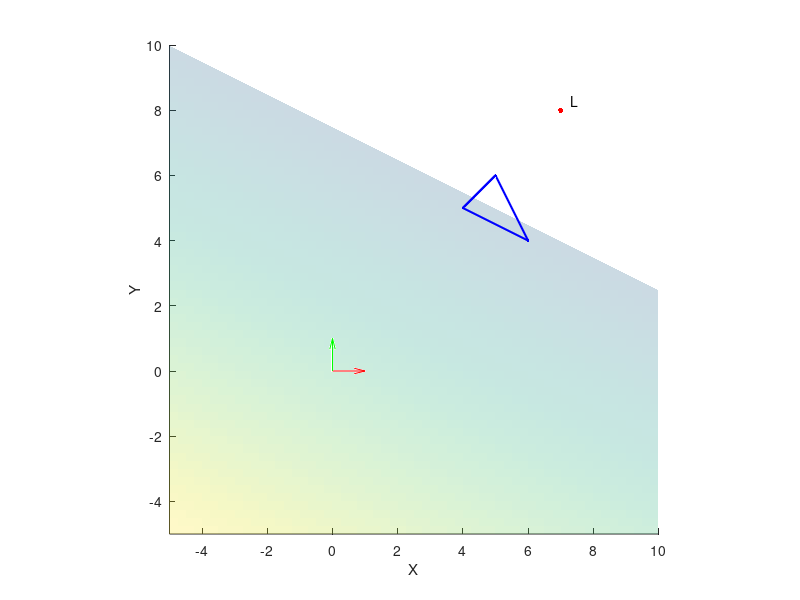

Source code (MATLAB):
MIN_LIM = -5;
MAX_LIM = 10;
STEP = .25;

f = figure;
hold on
axis equal
xlim([MIN_LIM MAX_LIM])
ylim([MIN_LIM MAX_LIM])
zlim([MIN_LIM MAX_LIM])
xlabel('X')
ylabel('Y')
zlabel('Z')
% Plot origine assi
quiver3(0,0,0,1,0,0,'Color','r','autoscale','off')
quiver3(0,0,0,0,1,0,'Color','g','autoscale','off')
quiver3(0,0,0,0,0,1,'Color','b','autoscale','off')
% Definizione del punto di intersezione
L = [7 8 9];
plot3(L(1), L(2), L(3), '.r', 'MarkerSize', 12);
text(L(1) + .3, L(2) + .3, L(3) + .3, 'L');
% Definizione piano
% 1. Definizione punto nello spazio per il quale passa la retta
% che vincola l' "inclinazione" del piano rispetto a Z
line = [1 2 3];
% 2. Ricavare la matrice Z: l*x+m*y+n*z=0 -> %z=-(l*x+m*y)/n
[X, Y] = meshgrid(MIN_LIM:STEP:MAX_LIM, MIN_LIM:STEP:MAX_LIM);
Z = -(line(1) * X + line(2) * Y)/line(3);
surf(X, Y, Z, 'FaceAlpha', STEP, 'EdgeColor', 'none');
% Generazione triangolo blu
% 1. Definizione punti
A = [4 5 6];
plot3(A(1), A(2), A(3), '.b', 'MarkerSize', 6);
B = [5 6 4];
plot3(B(1), B(2), B(3), '.b', 'MarkerSize', 6);
C = [6 4 5];
plot3(C(1), C(2), C(3), '.b', 'MarkerSize', 6);
% 2. Definizione segmenti
plot3(A, B, C, '-b', 'LineWidth', 1.5);
plot3(C, A, B, '-b', 'LineWidth', 1.5);
% Generazione triangolo rosso
